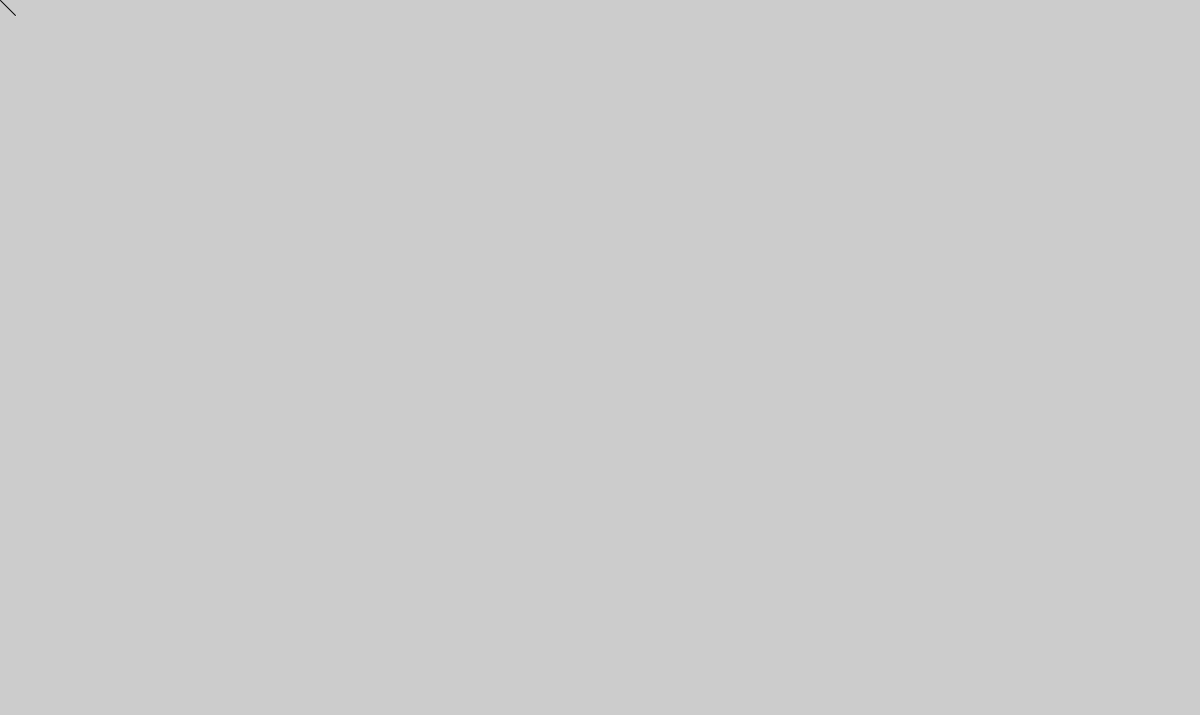
Frame 1 (no input)
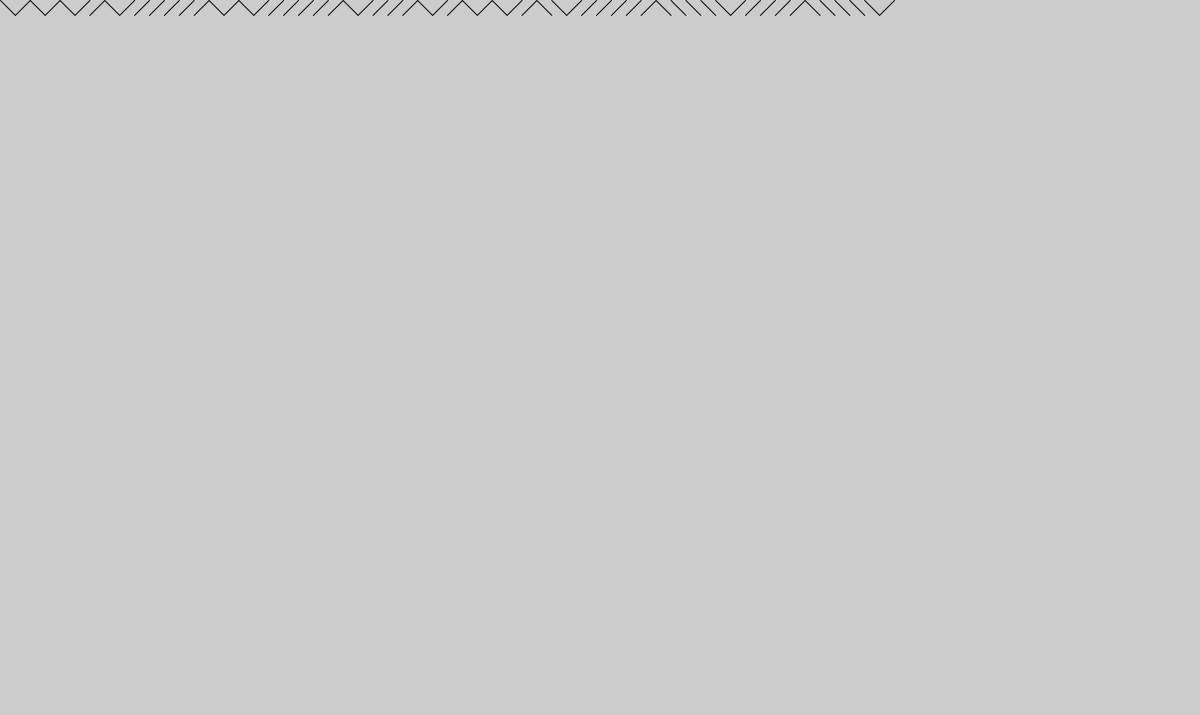
Frame 60 (the mouse pressed at the canvas centre just before this capture)
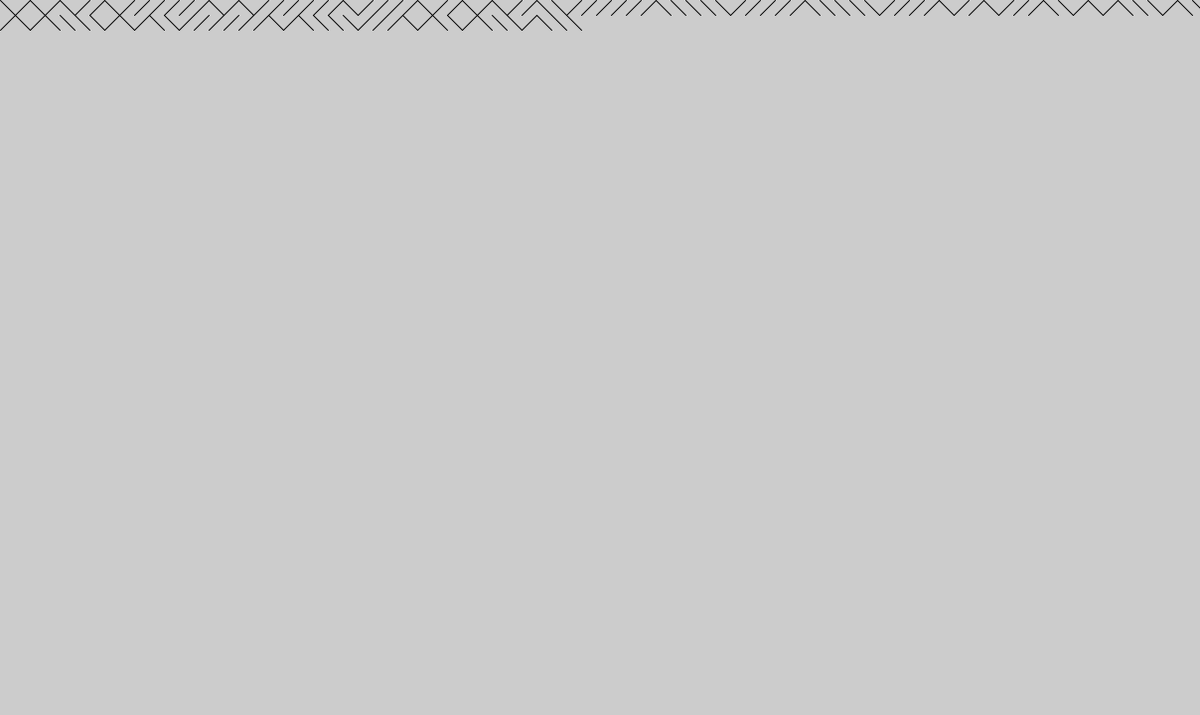
Frame 120 (the mouse held since frame 60 and released just before this capture)

The Processing sketch that drew these frames (run headless with seeded random() and noise(); from frame 60 on, the mouse is pressed at the canvas centre):

// Processing sketch: labirynt___27_09_2017
// ── labirynt___27_09_2017.pde
int rozmiar;
int x, y;

void setup()
{
  
  size (1208, 720);
  rozmiar = 15; //rozmiar kreski
  x = 0; //przesunbięcie w osi x
  y = 0; //przesunięcie w osi y
  //układ współrzędnych
} //koniec setup

void draw()
{
  int los = (int)random(0, 101);
  if (los >= 50)
  {
    line(x, y, x + rozmiar, y + rozmiar);
  } else
  {
    line(x, y + rozmiar, x + rozmiar, y);
  }
  x = x + rozmiar;
  if (x >= width)
  {
    x = 0;
    y = y + rozmiar;
  } 
} //koniec draw
